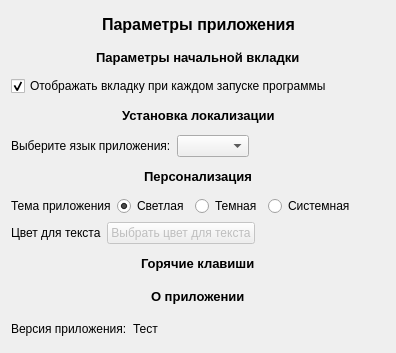
<?xml version="1.0" encoding="UTF-8"?>
<ui version="4.0">
 <class>Form</class>
 <widget class="QWidget" name="Form">
  <property name="geometry">
   <rect>
    <x>0</x>
    <y>0</y>
    <width>396</width>
    <height>353</height>
   </rect>
  </property>
  <property name="windowTitle">
   <string>Form</string>
  </property>
  <property name="layoutDirection">
   <enum>Qt::LeftToRight</enum>
  </property>
  <layout class="QVBoxLayout" name="verticalLayout">
   <item>
    <layout class="QHBoxLayout" name="horizontalLayout_11">
     <item>
      <spacer name="horizontalSpacer_17">
       <property name="orientation">
        <enum>Qt::Horizontal</enum>
       </property>
       <property name="sizeHint" stdset="0">
        <size>
         <width>40</width>
         <height>20</height>
        </size>
       </property>
      </spacer>
     </item>
     <item>
      <widget class="QLabel" name="label_11">
       <property name="font">
        <font>
         <pointsize>12</pointsize>
         <weight>75</weight>
         <bold>true</bold>
        </font>
       </property>
       <property name="text">
        <string>Параметры приложения</string>
       </property>
      </widget>
     </item>
     <item>
      <spacer name="horizontalSpacer_16">
       <property name="orientation">
        <enum>Qt::Horizontal</enum>
       </property>
       <property name="sizeHint" stdset="0">
        <size>
         <width>40</width>
         <height>20</height>
        </size>
       </property>
      </spacer>
     </item>
    </layout>
   </item>
   <item>
    <layout class="QHBoxLayout" name="horizontalLayout">
     <item>
      <spacer name="horizontalSpacer_3">
       <property name="orientation">
        <enum>Qt::Horizontal</enum>
       </property>
       <property name="sizeHint" stdset="0">
        <size>
         <width>40</width>
         <height>20</height>
        </size>
       </property>
      </spacer>
     </item>
     <item>
      <widget class="QLabel" name="label">
       <property name="font">
        <font>
         <family>MS Shell Dlg 2</family>
         <pointsize>10</pointsize>
         <weight>75</weight>
         <italic>false</italic>
         <bold>true</bold>
         <underline>false</underline>
         <strikeout>false</strikeout>
         <kerning>true</kerning>
        </font>
       </property>
       <property name="text">
        <string>Параметры начальной вкладки</string>
       </property>
      </widget>
     </item>
     <item>
      <spacer name="horizontalSpacer">
       <property name="orientation">
        <enum>Qt::Horizontal</enum>
       </property>
       <property name="sizeHint" stdset="0">
        <size>
         <width>40</width>
         <height>20</height>
        </size>
       </property>
      </spacer>
     </item>
    </layout>
   </item>
   <item>
    <layout class="QHBoxLayout" name="horizontalLayout_2">
     <item>
      <widget class="QCheckBox" name="checkBox">
       <property name="layoutDirection">
        <enum>Qt::LeftToRight</enum>
       </property>
       <property name="text">
        <string>Отображать вкладку при каждом запуске программы</string>
       </property>
       <property name="checked">
        <bool>true</bool>
       </property>
       <property name="tristate">
        <bool>false</bool>
       </property>
      </widget>
     </item>
     <item>
      <spacer name="horizontalSpacer_2">
       <property name="orientation">
        <enum>Qt::Horizontal</enum>
       </property>
       <property name="sizeHint" stdset="0">
        <size>
         <width>40</width>
         <height>20</height>
        </size>
       </property>
      </spacer>
     </item>
    </layout>
   </item>
   <item>
    <layout class="QHBoxLayout" name="horizontalLayout_3">
     <item>
      <spacer name="horizontalSpacer_5">
       <property name="orientation">
        <enum>Qt::Horizontal</enum>
       </property>
       <property name="sizeHint" stdset="0">
        <size>
         <width>40</width>
         <height>20</height>
        </size>
       </property>
      </spacer>
     </item>
     <item>
      <widget class="QLabel" name="label_2">
       <property name="font">
        <font>
         <pointsize>10</pointsize>
         <weight>75</weight>
         <bold>true</bold>
        </font>
       </property>
       <property name="text">
        <string>Установка локализации</string>
       </property>
      </widget>
     </item>
     <item>
      <spacer name="horizontalSpacer_4">
       <property name="orientation">
        <enum>Qt::Horizontal</enum>
       </property>
       <property name="sizeHint" stdset="0">
        <size>
         <width>40</width>
         <height>20</height>
        </size>
       </property>
      </spacer>
     </item>
    </layout>
   </item>
   <item>
    <layout class="QHBoxLayout" name="horizontalLayout_4">
     <item>
      <widget class="QLabel" name="label_3">
       <property name="text">
        <string>Выберите язык приложения:</string>
       </property>
      </widget>
     </item>
     <item>
      <widget class="QComboBox" name="comboBox"/>
     </item>
     <item>
      <spacer name="horizontalSpacer_6">
       <property name="orientation">
        <enum>Qt::Horizontal</enum>
       </property>
       <property name="sizeHint" stdset="0">
        <size>
         <width>40</width>
         <height>20</height>
        </size>
       </property>
      </spacer>
     </item>
    </layout>
   </item>
   <item>
    <layout class="QHBoxLayout" name="horizontalLayout_5">
     <item>
      <spacer name="horizontalSpacer_7">
       <property name="orientation">
        <enum>Qt::Horizontal</enum>
       </property>
       <property name="sizeHint" stdset="0">
        <size>
         <width>40</width>
         <height>20</height>
        </size>
       </property>
      </spacer>
     </item>
     <item>
      <widget class="QLabel" name="label_4">
       <property name="font">
        <font>
         <pointsize>10</pointsize>
         <weight>75</weight>
         <bold>true</bold>
        </font>
       </property>
       <property name="text">
        <string>Персонализация</string>
       </property>
      </widget>
     </item>
     <item>
      <spacer name="horizontalSpacer_8">
       <property name="orientation">
        <enum>Qt::Horizontal</enum>
       </property>
       <property name="sizeHint" stdset="0">
        <size>
         <width>40</width>
         <height>20</height>
        </size>
       </property>
      </spacer>
     </item>
    </layout>
   </item>
   <item>
    <layout class="QHBoxLayout" name="horizontalLayout_6">
     <item>
      <widget class="QLabel" name="label_5">
       <property name="text">
        <string>Тема приложения</string>
       </property>
      </widget>
     </item>
     <item>
      <widget class="QRadioButton" name="radioButton">
       <property name="text">
        <string>Светлая</string>
       </property>
       <property name="checked">
        <bool>true</bool>
       </property>
      </widget>
     </item>
     <item>
      <widget class="QRadioButton" name="radioButton_2">
       <property name="text">
        <string>Темная</string>
       </property>
       <property name="checked">
        <bool>false</bool>
       </property>
      </widget>
     </item>
     <item>
      <widget class="QRadioButton" name="radioButton_3">
       <property name="text">
        <string>Системная</string>
       </property>
      </widget>
     </item>
     <item>
      <spacer name="horizontalSpacer_9">
       <property name="orientation">
        <enum>Qt::Horizontal</enum>
       </property>
       <property name="sizeHint" stdset="0">
        <size>
         <width>40</width>
         <height>20</height>
        </size>
       </property>
      </spacer>
     </item>
    </layout>
   </item>
   <item>
    <layout class="QHBoxLayout" name="horizontalLayout_7">
     <item>
      <widget class="QLabel" name="label_6">
       <property name="text">
        <string>Цвет для текста</string>
       </property>
      </widget>
     </item>
     <item>
      <widget class="QPushButton" name="pushButton">
       <property name="enabled">
        <bool>false</bool>
       </property>
       <property name="text">
        <string>Выбрать цвет для текста</string>
       </property>
       <property name="checkable">
        <bool>false</bool>
       </property>
      </widget>
     </item>
     <item>
      <spacer name="horizontalSpacer_10">
       <property name="orientation">
        <enum>Qt::Horizontal</enum>
       </property>
       <property name="sizeHint" stdset="0">
        <size>
         <width>40</width>
         <height>20</height>
        </size>
       </property>
      </spacer>
     </item>
    </layout>
   </item>
   <item>
    <layout class="QHBoxLayout" name="horizontalLayout_8">
     <item>
      <spacer name="horizontalSpacer_11">
       <property name="orientation">
        <enum>Qt::Horizontal</enum>
       </property>
       <property name="sizeHint" stdset="0">
        <size>
         <width>40</width>
         <height>20</height>
        </size>
       </property>
      </spacer>
     </item>
     <item>
      <widget class="QLabel" name="label_7">
       <property name="font">
        <font>
         <pointsize>10</pointsize>
         <weight>75</weight>
         <bold>true</bold>
        </font>
       </property>
       <property name="text">
        <string>Горячие клавиши</string>
       </property>
      </widget>
     </item>
     <item>
      <spacer name="horizontalSpacer_12">
       <property name="orientation">
        <enum>Qt::Horizontal</enum>
       </property>
       <property name="sizeHint" stdset="0">
        <size>
         <width>40</width>
         <height>20</height>
        </size>
       </property>
      </spacer>
     </item>
    </layout>
   </item>
   <item>
    <layout class="QHBoxLayout" name="horizontalLayout_9">
     <item>
      <spacer name="horizontalSpacer_13">
       <property name="orientation">
        <enum>Qt::Horizontal</enum>
       </property>
       <property name="sizeHint" stdset="0">
        <size>
         <width>40</width>
         <height>20</height>
        </size>
       </property>
      </spacer>
     </item>
     <item>
      <widget class="QLabel" name="label_8">
       <property name="font">
        <font>
         <pointsize>10</pointsize>
         <weight>75</weight>
         <bold>true</bold>
        </font>
       </property>
       <property name="text">
        <string>О приложении</string>
       </property>
      </widget>
     </item>
     <item>
      <spacer name="horizontalSpacer_14">
       <property name="orientation">
        <enum>Qt::Horizontal</enum>
       </property>
       <property name="sizeHint" stdset="0">
        <size>
         <width>40</width>
         <height>20</height>
        </size>
       </property>
      </spacer>
     </item>
    </layout>
   </item>
   <item>
    <layout class="QHBoxLayout" name="horizontalLayout_10">
     <item>
      <widget class="QLabel" name="label_9">
       <property name="text">
        <string>Версия приложения:</string>
       </property>
      </widget>
     </item>
     <item>
      <widget class="QLabel" name="label_10">
       <property name="text">
        <string>Тест</string>
       </property>
      </widget>
     </item>
     <item>
      <spacer name="horizontalSpacer_15">
       <property name="orientation">
        <enum>Qt::Horizontal</enum>
       </property>
       <property name="sizeHint" stdset="0">
        <size>
         <width>40</width>
         <height>20</height>
        </size>
       </property>
      </spacer>
     </item>
    </layout>
   </item>
  </layout>
 </widget>
 <resources/>
 <connections/>
</ui>
